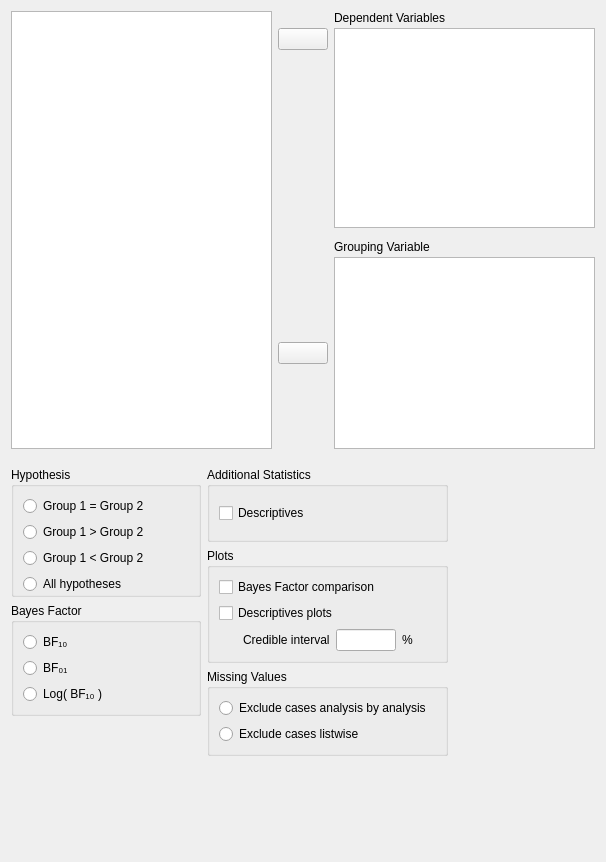
<?xml version="1.0" encoding="UTF-8"?>
<ui version="4.0">
 <class>BainTTestBayesianIndependentSamplesForm</class>
 <widget class="QWidget" name="BainTTestBayesianIndependentSamplesForm">
  <property name="geometry">
   <rect>
    <x>0</x>
    <y>0</y>
    <width>606</width>
    <height>862</height>
   </rect>
  </property>
  <property name="sizePolicy">
   <sizepolicy hsizetype="Fixed" vsizetype="Preferred">
    <horstretch>0</horstretch>
    <verstretch>0</verstretch>
   </sizepolicy>
  </property>
  <property name="windowTitle">
   <string>Form</string>
  </property>
  <layout class="QGridLayout" name="gridLayout">
   <property name="verticalSpacing">
    <number>0</number>
   </property>
   <item row="0" column="0">
    <widget class="QWidget" name="topWidget" native="true">
     <property name="sizePolicy">
      <sizepolicy hsizetype="Preferred" vsizetype="Fixed">
       <horstretch>0</horstretch>
       <verstretch>0</verstretch>
      </sizepolicy>
     </property>
     <layout class="QGridLayout" name="gridLayout_8">
      <property name="leftMargin">
       <number>0</number>
      </property>
      <property name="topMargin">
       <number>0</number>
      </property>
      <property name="rightMargin">
       <number>0</number>
      </property>
      <property name="verticalSpacing">
       <number>3</number>
      </property>
      <item row="6" column="2">
       <widget class="QLabel" name="label_5">
        <property name="text">
         <string>Grouping Variable</string>
        </property>
       </widget>
      </item>
      <item row="7" column="1">
       <widget class="AssignButton" name="buttonAssignGroupingVariable">
        <property name="sizePolicy">
         <sizepolicy hsizetype="Fixed" vsizetype="Fixed">
          <horstretch>0</horstretch>
          <verstretch>0</verstretch>
         </sizepolicy>
        </property>
        <property name="minimumSize">
         <size>
          <width>50</width>
          <height>0</height>
         </size>
        </property>
        <property name="maximumSize">
         <size>
          <width>50</width>
          <height>16777215</height>
         </size>
        </property>
        <property name="text">
         <string/>
        </property>
       </widget>
      </item>
      <item row="7" column="2">
       <widget class="boundSingleItemView" name="groupingVariable">
        <property name="sizePolicy">
         <sizepolicy hsizetype="Expanding" vsizetype="Fixed">
          <horstretch>0</horstretch>
          <verstretch>0</verstretch>
         </sizepolicy>
        </property>
        <property name="minimumSize">
         <size>
          <width>0</width>
          <height>0</height>
         </size>
        </property>
        <property name="maximumSize">
         <size>
          <width>16777215</width>
          <height>16777215</height>
         </size>
        </property>
       </widget>
      </item>
      <item row="0" column="2">
       <widget class="QLabel" name="label_4">
        <property name="text">
         <string>Dependent Variables</string>
        </property>
       </widget>
      </item>
      <item row="1" column="1">
       <widget class="AssignButton" name="buttonAssignVariables">
        <property name="sizePolicy">
         <sizepolicy hsizetype="Fixed" vsizetype="Fixed">
          <horstretch>0</horstretch>
          <verstretch>0</verstretch>
         </sizepolicy>
        </property>
        <property name="minimumSize">
         <size>
          <width>50</width>
          <height>0</height>
         </size>
        </property>
        <property name="maximumSize">
         <size>
          <width>50</width>
          <height>16777215</height>
         </size>
        </property>
        <property name="text">
         <string/>
        </property>
       </widget>
      </item>
      <item row="1" column="2" rowspan="2">
       <widget class="BoundListView" name="variables">
        <property name="sizePolicy">
         <sizepolicy hsizetype="Expanding" vsizetype="Fixed">
          <horstretch>0</horstretch>
          <verstretch>1</verstretch>
         </sizepolicy>
        </property>
        <property name="minimumSize">
         <size>
          <width>0</width>
          <height>200</height>
         </size>
        </property>
        <property name="maximumSize">
         <size>
          <width>16777215</width>
          <height>200</height>
         </size>
        </property>
        <property name="selectionMode">
         <enum>QAbstractItemView::ExtendedSelection</enum>
        </property>
       </widget>
      </item>
      <item row="2" column="1">
       <widget class="QWidget" name="verticalWidget" native="true">
        <property name="minimumSize">
         <size>
          <width>0</width>
          <height>40</height>
         </size>
        </property>
       </widget>
      </item>
      <item row="0" column="0" rowspan="8">
       <widget class="AvailableFieldsListView" name="listAvailableFields">
        <property name="sizePolicy">
         <sizepolicy hsizetype="Expanding" vsizetype="Preferred">
          <horstretch>0</horstretch>
          <verstretch>0</verstretch>
         </sizepolicy>
        </property>
        <property name="minimumSize">
         <size>
          <width>0</width>
          <height>0</height>
         </size>
        </property>
        <property name="maximumSize">
         <size>
          <width>16777215</width>
          <height>16777215</height>
         </size>
        </property>
        <property name="selectionMode">
         <enum>QAbstractItemView::ExtendedSelection</enum>
        </property>
       </widget>
      </item>
     </layout>
    </widget>
   </item>
   <item row="1" column="0">
    <widget class="QWidget" name="gridWidget" native="true">
     <property name="sizePolicy">
      <sizepolicy hsizetype="Fixed" vsizetype="Fixed">
       <horstretch>0</horstretch>
       <verstretch>0</verstretch>
      </sizepolicy>
     </property>
     <layout class="QGridLayout" name="gridLayout_7">
      <property name="leftMargin">
       <number>0</number>
      </property>
      <property name="rightMargin">
       <number>0</number>
      </property>
      <property name="bottomMargin">
       <number>0</number>
      </property>
      <item row="0" column="0">
       <widget class="QWidget" name="widget_2" native="true">
        <property name="maximumSize">
         <size>
          <width>240</width>
          <height>16777215</height>
         </size>
        </property>
        <layout class="QGridLayout" name="gridLayout_5">
         <property name="leftMargin">
          <number>0</number>
         </property>
         <property name="topMargin">
          <number>0</number>
         </property>
         <property name="rightMargin">
          <number>0</number>
         </property>
         <property name="bottomMargin">
          <number>0</number>
         </property>
         <item row="1" column="0">
          <widget class="BoundGroupBox" name="hypothesis">
           <property name="title">
            <string>Hypothesis</string>
           </property>
           <property name="flat">
            <bool>true</bool>
           </property>
           <layout class="QGridLayout" name="gridLayout_9">
            <property name="bottomMargin">
             <number>0</number>
            </property>
            <item row="2" column="0">
             <widget class="QRadioButton" name="_3oneTailedLessThan">
              <property name="sizePolicy">
               <sizepolicy hsizetype="Fixed" vsizetype="Fixed">
                <horstretch>0</horstretch>
                <verstretch>0</verstretch>
               </sizepolicy>
              </property>
              <property name="text">
               <string>Group 1 &lt; Group 2</string>
              </property>
             </widget>
            </item>
            <item row="1" column="0">
             <widget class="QRadioButton" name="_2oneTailedGreaterThan">
              <property name="sizePolicy">
               <sizepolicy hsizetype="Fixed" vsizetype="Fixed">
                <horstretch>0</horstretch>
                <verstretch>0</verstretch>
               </sizepolicy>
              </property>
              <property name="text">
               <string>Group 1 &gt; Group 2</string>
              </property>
             </widget>
            </item>
            <item row="1" column="1">
             <spacer name="horizontalSpacer">
              <property name="orientation">
               <enum>Qt::Horizontal</enum>
              </property>
              <property name="sizeHint" stdset="0">
               <size>
                <width>40</width>
                <height>20</height>
               </size>
              </property>
             </spacer>
            </item>
            <item row="0" column="0">
             <widget class="QRadioButton" name="_1twoTailed">
              <property name="sizePolicy">
               <sizepolicy hsizetype="Fixed" vsizetype="Fixed">
                <horstretch>0</horstretch>
                <verstretch>0</verstretch>
               </sizepolicy>
              </property>
              <property name="text">
               <string>Group 1 = Group 2</string>
              </property>
             </widget>
            </item>
            <item row="3" column="0">
             <widget class="QRadioButton" name="allTypes">
              <property name="text">
               <string>All hypotheses</string>
              </property>
             </widget>
            </item>
           </layout>
          </widget>
         </item>
         <item row="2" column="0">
          <widget class="BoundGroupBox" name="bayesFactorType">
           <property name="title">
            <string>Bayes Factor</string>
           </property>
           <property name="flat">
            <bool>false</bool>
           </property>
           <layout class="QGridLayout" name="gridLayout_13">
            <item row="0" column="0">
             <widget class="QRadioButton" name="_1">
              <property name="sizePolicy">
               <sizepolicy hsizetype="Fixed" vsizetype="Fixed">
                <horstretch>0</horstretch>
                <verstretch>0</verstretch>
               </sizepolicy>
              </property>
              <property name="text">
               <string>BF₁₀</string>
              </property>
             </widget>
            </item>
            <item row="1" column="0">
             <widget class="QRadioButton" name="_2">
              <property name="sizePolicy">
               <sizepolicy hsizetype="Fixed" vsizetype="Fixed">
                <horstretch>0</horstretch>
                <verstretch>0</verstretch>
               </sizepolicy>
              </property>
              <property name="text">
               <string>BF₀₁</string>
              </property>
             </widget>
            </item>
            <item row="2" column="0">
             <widget class="QRadioButton" name="_3">
              <property name="sizePolicy">
               <sizepolicy hsizetype="Fixed" vsizetype="Fixed">
                <horstretch>0</horstretch>
                <verstretch>0</verstretch>
               </sizepolicy>
              </property>
              <property name="text">
               <string>Log( BF₁₀ )</string>
              </property>
             </widget>
            </item>
            <item row="1" column="1">
             <spacer name="horizontalSpacer_3">
              <property name="orientation">
               <enum>Qt::Horizontal</enum>
              </property>
              <property name="sizeHint" stdset="0">
               <size>
                <width>40</width>
                <height>20</height>
               </size>
              </property>
             </spacer>
            </item>
           </layout>
          </widget>
         </item>
         <item row="6" column="0">
          <spacer name="verticalSpacer">
           <property name="orientation">
            <enum>Qt::Vertical</enum>
           </property>
           <property name="sizeHint" stdset="0">
            <size>
             <width>20</width>
             <height>40</height>
            </size>
           </property>
          </spacer>
         </item>
        </layout>
       </widget>
      </item>
      <item row="0" column="1">
       <widget class="QWidget" name="widget_3" native="true">
        <property name="sizePolicy">
         <sizepolicy hsizetype="Preferred" vsizetype="Preferred">
          <horstretch>0</horstretch>
          <verstretch>0</verstretch>
         </sizepolicy>
        </property>
        <layout class="QGridLayout" name="gridLayout_2">
         <property name="leftMargin">
          <number>0</number>
         </property>
         <property name="topMargin">
          <number>0</number>
         </property>
         <property name="rightMargin">
          <number>0</number>
         </property>
         <property name="bottomMargin">
          <number>0</number>
         </property>
         <item row="1" column="0" colspan="2">
          <widget class="GroupBox" name="plotsGroup">
           <property name="title">
            <string>Plots</string>
           </property>
           <layout class="QGridLayout" name="gridLayout_4">
            <item row="3" column="1">
             <widget class="QWidget" name="horizontalWidget" native="true">
              <layout class="QHBoxLayout" name="horizontalLayout">
               <property name="leftMargin">
                <number>0</number>
               </property>
               <property name="topMargin">
                <number>0</number>
               </property>
               <property name="rightMargin">
                <number>0</number>
               </property>
               <property name="bottomMargin">
                <number>0</number>
               </property>
               <item>
                <widget class="QLabel" name="label_2">
                 <property name="sizePolicy">
                  <sizepolicy hsizetype="Fixed" vsizetype="Fixed">
                   <horstretch>0</horstretch>
                   <verstretch>0</verstretch>
                  </sizepolicy>
                 </property>
                 <property name="text">
                  <string>Credible interval</string>
                 </property>
                </widget>
               </item>
               <item>
                <widget class="BoundTextBox" name="descriptivesPlotsCredibleInterval">
                 <property name="sizePolicy">
                  <sizepolicy hsizetype="Fixed" vsizetype="Preferred">
                   <horstretch>0</horstretch>
                   <verstretch>0</verstretch>
                  </sizepolicy>
                 </property>
                 <property name="minimumSize">
                  <size>
                   <width>60</width>
                   <height>0</height>
                  </size>
                 </property>
                 <property name="maximumSize">
                  <size>
                   <width>60</width>
                   <height>16777215</height>
                  </size>
                 </property>
                </widget>
               </item>
               <item>
                <widget class="QLabel" name="label_3">
                 <property name="sizePolicy">
                  <sizepolicy hsizetype="Fixed" vsizetype="Fixed">
                   <horstretch>0</horstretch>
                   <verstretch>0</verstretch>
                  </sizepolicy>
                 </property>
                 <property name="text">
                  <string>%</string>
                 </property>
                </widget>
               </item>
              </layout>
             </widget>
            </item>
            <item row="0" column="0" colspan="3">
             <widget class="BoundCheckBox" name="plotPriorAndPosterior">
              <property name="sizePolicy">
               <sizepolicy hsizetype="Fixed" vsizetype="Fixed">
                <horstretch>0</horstretch>
                <verstretch>0</verstretch>
               </sizepolicy>
              </property>
              <property name="text">
               <string>Bayes Factor comparison</string>
              </property>
             </widget>
            </item>
            <item row="2" column="0" colspan="3">
             <widget class="BoundCheckBox" name="descriptivesPlots">
              <property name="sizePolicy">
               <sizepolicy hsizetype="Fixed" vsizetype="Fixed">
                <horstretch>0</horstretch>
                <verstretch>0</verstretch>
               </sizepolicy>
              </property>
              <property name="text">
               <string>Descriptives plots</string>
              </property>
             </widget>
            </item>
           </layout>
          </widget>
         </item>
         <item row="2" column="0" colspan="2">
          <widget class="BoundGroupBox" name="missingValues">
           <property name="title">
            <string>Missing Values</string>
           </property>
           <property name="flat">
            <bool>false</bool>
           </property>
           <layout class="QGridLayout" name="gridLayout_6">
            <item row="1" column="0">
             <widget class="QRadioButton" name="_2excludeListwise">
              <property name="sizePolicy">
               <sizepolicy hsizetype="Fixed" vsizetype="Fixed">
                <horstretch>0</horstretch>
                <verstretch>0</verstretch>
               </sizepolicy>
              </property>
              <property name="text">
               <string>Exclude cases listwise</string>
              </property>
             </widget>
            </item>
            <item row="0" column="0">
             <widget class="QRadioButton" name="_1excludeAnalysisByAnalysis">
              <property name="sizePolicy">
               <sizepolicy hsizetype="Fixed" vsizetype="Fixed">
                <horstretch>0</horstretch>
                <verstretch>0</verstretch>
               </sizepolicy>
              </property>
              <property name="text">
               <string>Exclude cases analysis by analysis</string>
              </property>
             </widget>
            </item>
            <item row="0" column="1">
             <spacer name="horizontalSpacer_4">
              <property name="orientation">
               <enum>Qt::Horizontal</enum>
              </property>
              <property name="sizeHint" stdset="0">
               <size>
                <width>5</width>
                <height>20</height>
               </size>
              </property>
             </spacer>
            </item>
           </layout>
          </widget>
         </item>
         <item row="0" column="0" colspan="2">
          <widget class="GroupBox" name="groupBox_7">
           <property name="title">
            <string>Additional Statistics</string>
           </property>
           <layout class="QGridLayout" name="gridLayout_3">
            <item row="0" column="0" colspan="2">
             <widget class="BoundCheckBox" name="descriptives">
              <property name="sizePolicy">
               <sizepolicy hsizetype="Fixed" vsizetype="Fixed">
                <horstretch>0</horstretch>
                <verstretch>0</verstretch>
               </sizepolicy>
              </property>
              <property name="text">
               <string>Descriptives</string>
              </property>
             </widget>
            </item>
            <item row="0" column="2">
             <spacer name="horizontalSpacer_2">
              <property name="orientation">
               <enum>Qt::Horizontal</enum>
              </property>
              <property name="sizeHint" stdset="0">
               <size>
                <width>40</width>
                <height>20</height>
               </size>
              </property>
             </spacer>
            </item>
           </layout>
          </widget>
         </item>
        </layout>
       </widget>
      </item>
     </layout>
    </widget>
   </item>
   <item row="2" column="0">
    <spacer name="verticalSpacer_2">
     <property name="orientation">
      <enum>Qt::Vertical</enum>
     </property>
     <property name="sizeHint" stdset="0">
      <size>
       <width>20</width>
       <height>40</height>
      </size>
     </property>
    </spacer>
   </item>
  </layout>
 </widget>
 <customwidgets>
  <customwidget>
   <class>AssignButton</class>
   <extends>QPushButton</extends>
   <header>widgets/assignbutton.h</header>
  </customwidget>
  <customwidget>
   <class>AvailableFieldsListView</class>
   <extends>QListView</extends>
   <header>widgets/availablefieldslistview.h</header>
  </customwidget>
  <customwidget>
   <class>BoundListView</class>
   <extends>QListView</extends>
   <header>widgets/boundlistview.h</header>
  </customwidget>
  <customwidget>
   <class>GroupBox</class>
   <extends>QGroupBox</extends>
   <header>widgets/groupbox.h</header>
   <container>1</container>
  </customwidget>
  <customwidget>
   <class>BoundTextBox</class>
   <extends>QLineEdit</extends>
   <header>widgets/boundtextbox.h</header>
  </customwidget>
  <customwidget>
   <class>BoundGroupBox</class>
   <extends>QGroupBox</extends>
   <header>widgets/boundgroupbox.h</header>
   <container>1</container>
  </customwidget>
  <customwidget>
   <class>BoundCheckBox</class>
   <extends>QCheckBox</extends>
   <header>widgets/boundcheckbox.h</header>
  </customwidget>
  <customwidget>
   <class>boundSingleItemView</class>
   <extends>QListView</extends>
   <header>widgets/boundsingleitemview.h</header>
  </customwidget>
 </customwidgets>
 <resources/>
 <connections/>
</ui>
